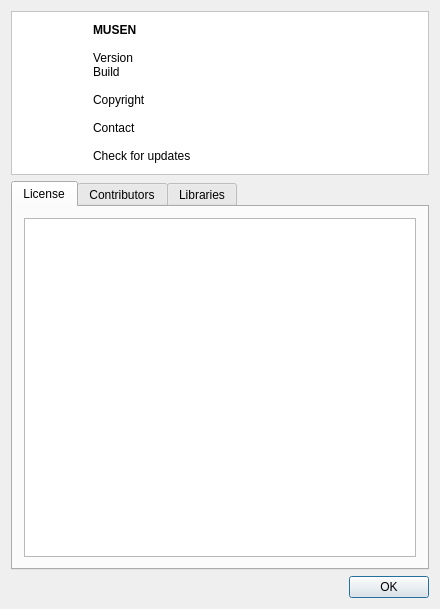
<?xml version="1.0" encoding="UTF-8"?>
<ui version="4.0">
 <class>CAboutWindow</class>
 <widget class="QDialog" name="CAboutWindow">
  <property name="windowModality">
   <enum>Qt::ApplicationModal</enum>
  </property>
  <property name="geometry">
   <rect>
    <x>0</x>
    <y>0</y>
    <width>440</width>
    <height>609</height>
   </rect>
  </property>
  <property name="sizePolicy">
   <sizepolicy hsizetype="Preferred" vsizetype="Preferred">
    <horstretch>0</horstretch>
    <verstretch>0</verstretch>
   </sizepolicy>
  </property>
  <property name="windowTitle">
   <string>About MUSEN</string>
  </property>
  <property name="windowIcon">
   <iconset resource="../../MUSEN/QT_GUI/qt_gui.qrc">
    <normaloff>:/QT_GUI/Resources/MUSEN_Ico.png</normaloff>:/QT_GUI/Resources/MUSEN_Ico.png</iconset>
  </property>
  <property name="modal">
   <bool>true</bool>
  </property>
  <layout class="QVBoxLayout" name="verticalLayout" stretch="0,1,0">
   <item>
    <widget class="QFrame" name="frameHeader">
     <property name="autoFillBackground">
      <bool>false</bool>
     </property>
     <property name="styleSheet">
      <string notr="true">background-color: rgb(255, 255, 255);</string>
     </property>
     <property name="frameShape">
      <enum>QFrame::StyledPanel</enum>
     </property>
     <property name="frameShadow">
      <enum>QFrame::Raised</enum>
     </property>
     <layout class="QHBoxLayout" name="horizontalLayout">
      <item>
       <layout class="QVBoxLayout" name="verticalLayoutIcon">
        <item>
         <widget class="QLabel" name="labelIcon">
          <property name="sizePolicy">
           <sizepolicy hsizetype="Preferred" vsizetype="Preferred">
            <horstretch>0</horstretch>
            <verstretch>0</verstretch>
           </sizepolicy>
          </property>
          <property name="maximumSize">
           <size>
            <width>64</width>
            <height>64</height>
           </size>
          </property>
          <property name="text">
           <string/>
          </property>
          <property name="pixmap">
           <pixmap resource="../../MUSEN/QT_GUI/qt_gui.qrc">:/QT_GUI/Resources/MUSEN_Ico.png</pixmap>
          </property>
          <property name="scaledContents">
           <bool>true</bool>
          </property>
          <property name="alignment">
           <set>Qt::AlignCenter</set>
          </property>
          <property name="wordWrap">
           <bool>false</bool>
          </property>
          <property name="indent">
           <number>-1</number>
          </property>
         </widget>
        </item>
        <item>
         <spacer name="verticalSpacer">
          <property name="orientation">
           <enum>Qt::Vertical</enum>
          </property>
          <property name="sizeHint" stdset="0">
           <size>
            <width>20</width>
            <height>40</height>
           </size>
          </property>
         </spacer>
        </item>
       </layout>
      </item>
      <item>
       <widget class="QLabel" name="labelText">
        <property name="font">
         <font>
          <pointsize>9</pointsize>
         </font>
        </property>
        <property name="frameShape">
         <enum>QFrame::NoFrame</enum>
        </property>
        <property name="text">
         <string>&lt;html&gt;&lt;head/&gt;&lt;body&gt;&lt;p&gt;&lt;span style=&quot; font-weight:600;&quot;&gt;MUSEN&lt;/span&gt;&lt;br/&gt;&lt;br/&gt;Version&lt;br/&gt;Build&lt;br/&gt;&lt;br/&gt;Copyright&lt;br/&gt;&lt;br/&gt;Contact&lt;br/&gt;&lt;br/&gt;Check for updates &lt;/p&gt;&lt;/body&gt;&lt;/html&gt;</string>
        </property>
        <property name="textFormat">
         <enum>Qt::RichText</enum>
        </property>
        <property name="scaledContents">
         <bool>false</bool>
        </property>
        <property name="wordWrap">
         <bool>true</bool>
        </property>
        <property name="margin">
         <number>10</number>
        </property>
        <property name="openExternalLinks">
         <bool>true</bool>
        </property>
       </widget>
      </item>
     </layout>
    </widget>
   </item>
   <item>
    <widget class="QTabWidget" name="tabWidget">
     <property name="currentIndex">
      <number>0</number>
     </property>
     <widget class="QWidget" name="tabLicense">
      <attribute name="title">
       <string>License</string>
      </attribute>
      <layout class="QVBoxLayout" name="verticalLayout_3">
       <item>
        <widget class="QTextBrowser" name="textBrowserLicense">
         <property name="font">
          <font>
           <pointsize>9</pointsize>
          </font>
         </property>
         <property name="documentTitle">
          <string>License agreement</string>
         </property>
         <property name="html">
          <string>&lt;!DOCTYPE HTML PUBLIC &quot;-//W3C//DTD HTML 4.0//EN&quot; &quot;http://www.w3.org/TR/REC-html40/strict.dtd&quot;&gt;
&lt;html&gt;&lt;head&gt;&lt;meta name=&quot;qrichtext&quot; content=&quot;1&quot; /&gt;&lt;title&gt;License agreement&lt;/title&gt;&lt;style type=&quot;text/css&quot;&gt;
p, li { white-space: pre-wrap; }
&lt;/style&gt;&lt;/head&gt;&lt;body style=&quot; font-family:'MS Shell Dlg 2'; font-size:9pt; font-weight:400; font-style:normal;&quot;&gt;
&lt;p style=&quot;-qt-paragraph-type:empty; margin-top:0px; margin-bottom:0px; margin-left:0px; margin-right:0px; -qt-block-indent:0; text-indent:0px;&quot;&gt;&lt;br /&gt;&lt;/p&gt;&lt;/body&gt;&lt;/html&gt;</string>
         </property>
        </widget>
       </item>
      </layout>
     </widget>
     <widget class="QWidget" name="tabDevelopers">
      <attribute name="title">
       <string>Contributors</string>
      </attribute>
      <layout class="QVBoxLayout" name="verticalLayout_6">
       <item>
        <widget class="QTextBrowser" name="textBrowserDevelopers">
         <property name="html">
          <string>&lt;!DOCTYPE HTML PUBLIC &quot;-//W3C//DTD HTML 4.0//EN&quot; &quot;http://www.w3.org/TR/REC-html40/strict.dtd&quot;&gt;
&lt;html&gt;&lt;head&gt;&lt;meta name=&quot;qrichtext&quot; content=&quot;1&quot; /&gt;&lt;style type=&quot;text/css&quot;&gt;
p, li { white-space: pre-wrap; }
&lt;/style&gt;&lt;/head&gt;&lt;body style=&quot; font-family:'MS Shell Dlg 2'; font-size:8.25pt; font-weight:400; font-style:normal;&quot;&gt;
&lt;p style=&quot;-qt-paragraph-type:empty; margin-top:0px; margin-bottom:0px; margin-left:0px; margin-right:0px; -qt-block-indent:0; text-indent:0px; font-size:8pt;&quot;&gt;&lt;br /&gt;&lt;/p&gt;&lt;/body&gt;&lt;/html&gt;</string>
         </property>
        </widget>
       </item>
      </layout>
     </widget>
     <widget class="QWidget" name="tabLibraries">
      <attribute name="title">
       <string>Libraries</string>
      </attribute>
      <layout class="QVBoxLayout" name="verticalLayout_4">
       <item>
        <widget class="QTextBrowser" name="textBrowserLibraries">
         <property name="font">
          <font>
           <pointsize>9</pointsize>
          </font>
         </property>
         <property name="documentTitle">
          <string>Third-party licenses and credits</string>
         </property>
         <property name="html">
          <string>&lt;!DOCTYPE HTML PUBLIC &quot;-//W3C//DTD HTML 4.0//EN&quot; &quot;http://www.w3.org/TR/REC-html40/strict.dtd&quot;&gt;
&lt;html&gt;&lt;head&gt;&lt;meta name=&quot;qrichtext&quot; content=&quot;1&quot; /&gt;&lt;title&gt;Third-party licenses and credits&lt;/title&gt;&lt;style type=&quot;text/css&quot;&gt;
p, li { white-space: pre-wrap; }
&lt;/style&gt;&lt;/head&gt;&lt;body style=&quot; font-family:'MS Shell Dlg 2'; font-size:9pt; font-weight:400; font-style:normal;&quot;&gt;
&lt;p style=&quot; margin-top:12px; margin-bottom:12px; margin-left:0px; margin-right:0px; -qt-block-indent:0; text-indent:0px;&quot;&gt;&lt;a href=&quot;http://www.qt.io/&quot;&gt;&lt;span style=&quot; text-decoration: underline; color:#0000ff;&quot;&gt;Qt 5.11.3&lt;/span&gt;&lt;/a&gt; – Copyright 2020, The Qt Company.&lt;a href=&quot;http://doc.qt.io/qt-5/lgpl.html&quot;&gt;&lt;span style=&quot; text-decoration: underline; color:#0000ff;&quot;&gt;&lt;br /&gt;GNU Lesser General Public License version 3&lt;/span&gt;&lt;/a&gt;&lt;br /&gt;&lt;br /&gt;&lt;a href=&quot;https://www.hdfgroup.org/downloads/hdf5/&quot;&gt;&lt;span style=&quot; text-decoration: underline; color:#0000ff;&quot;&gt;HDF5 v1.10.2&lt;/span&gt;&lt;/a&gt; – Copyright 2006-2018, The HDF Group.&lt;br /&gt;&lt;a href=&quot;https://www.hdfgroup.org/ftp/HDF5/current/src/unpacked/COPYING&quot;&gt;&lt;span style=&quot; text-decoration: underline; color:#0000ff;&quot;&gt;Copyright Notice and Licence Terms&lt;/span&gt;&lt;/a&gt;&lt;br /&gt;&lt;br /&gt;&lt;a href=&quot;http://www.zlib.net/&quot;&gt;&lt;span style=&quot; text-decoration: underline; color:#0000ff;&quot;&gt;zlib v1.2.11&lt;/span&gt;&lt;/a&gt; – Copyright 1995-2017, Jean-loup Gailly and Mark Adler.&lt;br /&gt;&lt;a href=&quot;http://www.zlib.net/zlib_license.html&quot;&gt;&lt;span style=&quot; text-decoration: underline; color:#0000ff;&quot;&gt;zlib License&lt;/span&gt;&lt;/a&gt;&lt;/p&gt;
&lt;p style=&quot; margin-top:12px; margin-bottom:12px; margin-left:0px; margin-right:0px; -qt-block-indent:0; text-indent:0px;&quot;&gt;&lt;a href=&quot;https://computation.llnl.gov/projects/sundials/&quot;&gt;&lt;span style=&quot; text-decoration: underline; color:#0000ff;&quot;&gt;SUNDIALS v3.1.0&lt;/span&gt;&lt;/a&gt; – Copyright 2002-2019, Lawrence Livermore National Security.&lt;br /&gt;&lt;a href=&quot;https://computation.llnl.gov/projects/sundials/license&quot;&gt;&lt;span style=&quot; text-decoration: underline; color:#0000ff;&quot;&gt;SUNDIALS License&lt;/span&gt;&lt;/a&gt;&lt;/p&gt;
&lt;p style=&quot; margin-top:12px; margin-bottom:12px; margin-left:0px; margin-right:0px; -qt-block-indent:0; text-indent:0px;&quot;&gt;&lt;a href=&quot;http://www.jrsoftware.org/isinfo.php&quot;&gt;&lt;span style=&quot; text-decoration: underline; color:#0000ff;&quot;&gt;Inno Setup v5.6.1&lt;/span&gt;&lt;/a&gt; – Copyright 1997-2019, Jordan Russell.&lt;br /&gt;&lt;a href=&quot;http://www.jrsoftware.org/files/is/license.txt&quot;&gt;&lt;span style=&quot; text-decoration: underline; color:#0000ff;&quot;&gt;Inno Setup License&lt;/span&gt;&lt;/a&gt;&lt;/p&gt;
&lt;p style=&quot; margin-top:12px; margin-bottom:12px; margin-left:0px; margin-right:0px; -qt-block-indent:0; text-indent:0px;&quot;&gt;&lt;a href=&quot;https://github.com/mborgerding/kissfft&quot;&gt;&lt;span style=&quot; text-decoration: underline; color:#0000ff;&quot;&gt;KISS FFT v131&lt;/span&gt;&lt;/a&gt; – Copyright 2003-2010, Mark Borgerding.&lt;br /&gt;&lt;a href=&quot;https://github.com/mborgerding/kissfft/blob/master/COPYING&quot;&gt;&lt;span style=&quot; text-decoration: underline; color:#0000ff;&quot;&gt;BSD-3-Clause License&lt;/span&gt;&lt;/a&gt;&lt;/p&gt;&lt;/body&gt;&lt;/html&gt;</string>
         </property>
         <property name="openExternalLinks">
          <bool>true</bool>
         </property>
        </widget>
       </item>
      </layout>
     </widget>
    </widget>
   </item>
   <item>
    <widget class="QDialogButtonBox" name="buttonBox">
     <property name="standardButtons">
      <set>QDialogButtonBox::Ok</set>
     </property>
    </widget>
   </item>
  </layout>
 </widget>
 <layoutdefault spacing="6" margin="11"/>
 <resources>
  <include location="../../MUSEN/QT_GUI/qt_gui.qrc"/>
 </resources>
 <connections/>
</ui>
